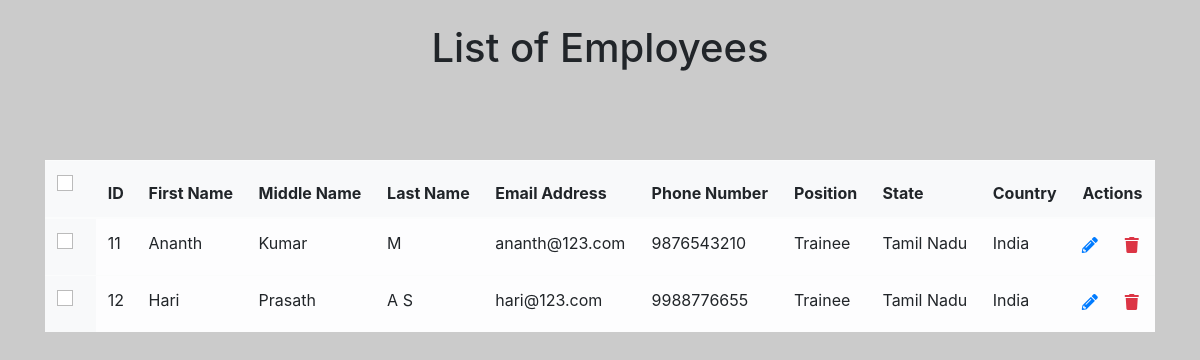
Page /crud/view_employees/ on the committed database.
### Task_Manager/models.py (models this page shows, shortened)
class Employee(models.Model):
    first_name = models.CharField(max_length=100)
    middle_name = models.CharField(max_length=100, blank=True)
    last_name = models.CharField(max_length=100)
    email = models.EmailField()
    phone_number = models.CharField(max_length=20)
    position = models.CharField(max_length=100)
    state = models.CharField(max_length=100)
    country = models.CharField(max_length=100)

### Task_Manager/views.py (the view)
# urls.py: path('crud/view_employees/', views.view_employees, name='view_employees'),
def view_employees(request):
    employees = Employee.objects.all()
    return render(request, 'view.html', {'employees': employees})

### templates/view.html (shortened to what this page needs)
<!DOCTYPE html>
<html lang="en">
<head>
  <link rel="stylesheet" href="https://maxcdn.bootstrapcdn.com/bootstrap/4.5.2/css/bootstrap.min.css">
  <link rel="stylesheet" href="https://cdnjs.cloudflare.com/ajax/libs/font-awesome/5.15.3/css/all.min.css">
</head>
<body>
  <div class="container">
    <h2 class="text-center my-4" style="font-size: 40px;">List of Employees</h2>
    <div class="table-responsive">
      <table class="table table-hover mt-4 table-light">
        <thead>
          <tr>
            <th>
              <span class="custom-checkbox">
                <label for="selectAll"></label>
              </span>
            </th>
            <th>ID</th>
            <th>First Name</th>
            <th>Middle Name</th>
            <th>Last Name</th>
            <th>Email Address</th>
            <th>Phone Number</th>
            <th>Position</th>
            <th>State</th>
            <th>Country</th>
            <th class="text-center">Actions</th>
          </tr>
        </thead>
        <tbody id="employeeTable">
          {% for employee in employees %}
          <tr>
            <th>
              <span class="custom-checkbox">
                <label for="selectEmployee_{{employee.id}}"></label>
              </span>
            </th>
            <td>{{employee.id}}</td>
            <td>{{employee.first_name}}</td>
            <td>{{employee.middle_name}}</td>
            <td>{{employee.last_name}}</td>
            <td>{{employee.email}}</td>
            <td>{{employee.phone_number}}</td>
            <td>{{employee.position}}</td>
            <td>{{employee.state}}</td>
            <td>{{employee.country}}</td>
            <td>
              <a href="{% url 'edit_employees' employee.id %}" class="btn btn-text text-theme"><i
                  class="fas fa-pencil-alt"></i></a>
              <a class="btn btn-text text-danger deleteEmployee"
                href="delete_employee/{{employee.id}}"><i class="fa fa-trash"></i></a>
            </td>
          </tr>
          {% endfor %}
        </tbody>
      </table>
    </div>
  </div>
</body>
</html>

### templates/view.html (style rules this page uses)
body { background-color: #CBCBCB; }
.table-responsive { margin-top: 4rem; }
.table-light th { background-color: #f8f9fa; }
.custom-checkbox label:before { content: ""; margin-right: 10px; display: inline-block; vertical-align: text-top; width: 16px; height: 16px; background: white; border: 1px solid #bbb; }
.btn-text { background-color: transparent; border: none; padding: 0; margin: 0; }
.text-theme { color: #007bff; }
.text-danger { color: #dc3545; }

### rows in the picture
Employee: id "11", first_name "Ananth", middle_name "Kumar", last_name "M", email "ananth@123.com", phone_number "9876543210", position "Trainee", state "Tamil Nadu", country "India"
Employee: id "12", first_name "Hari", middle_name "Prasath", last_name "A S", email "hari@123.com", phone_number "9988776655", position "Trainee", state "Tamil Nadu", country "India"
